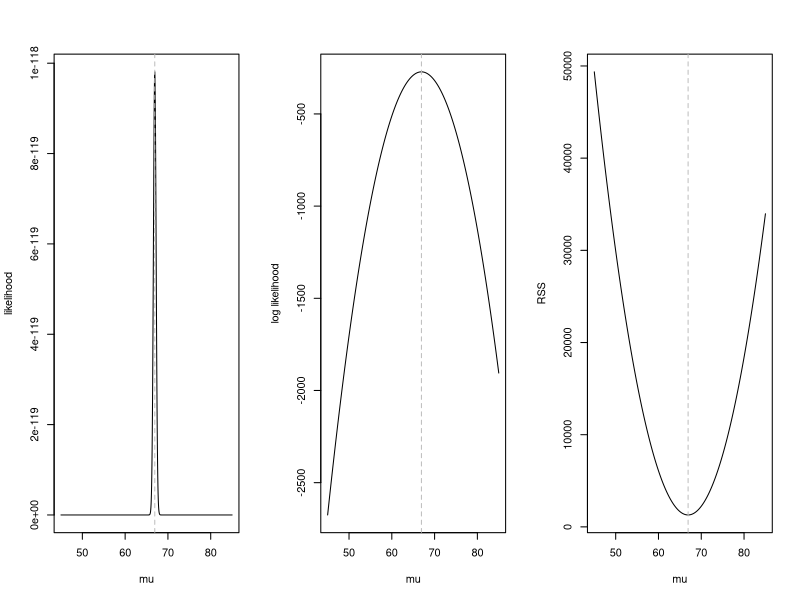
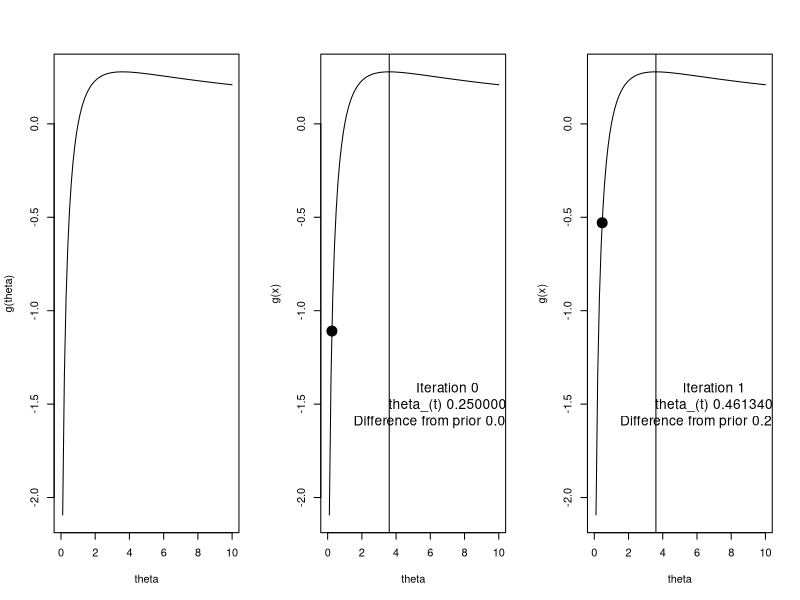
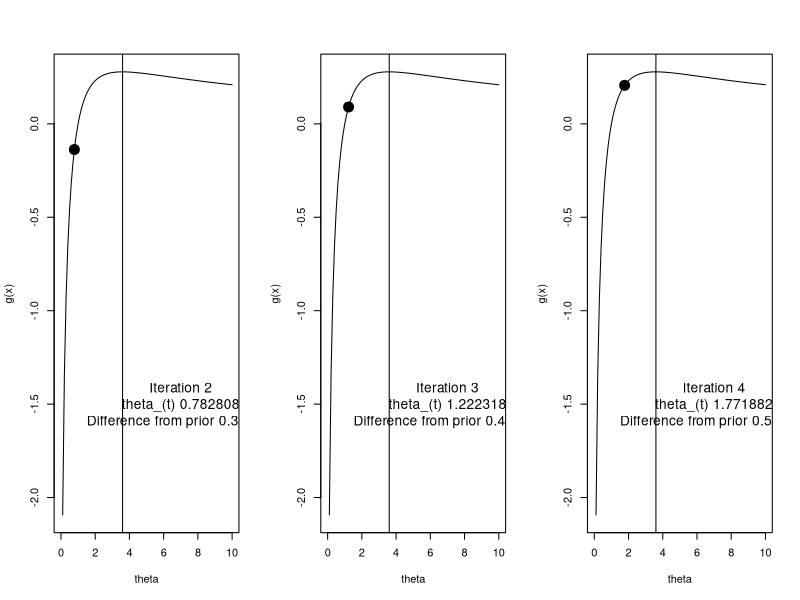
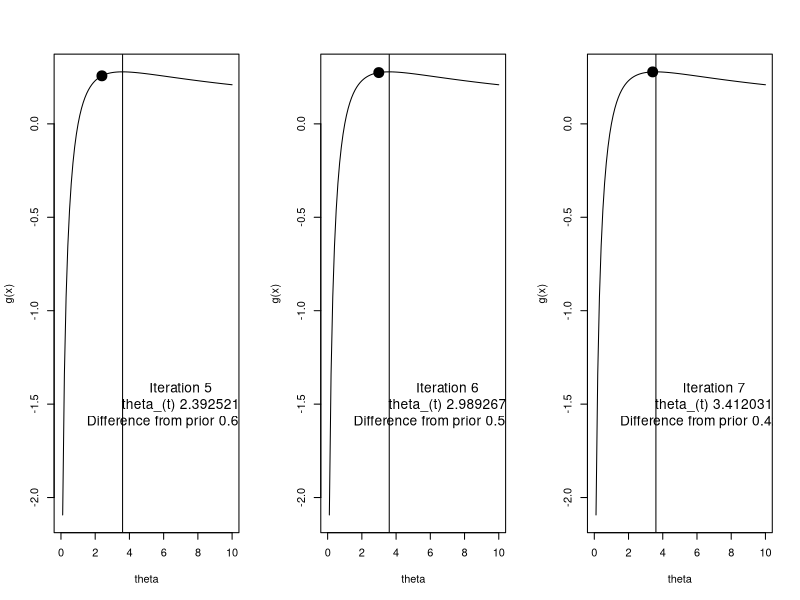
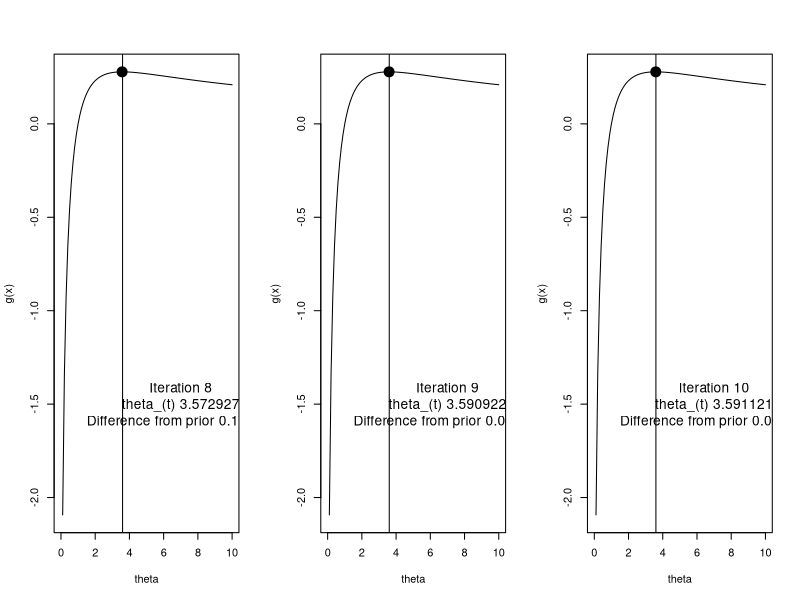
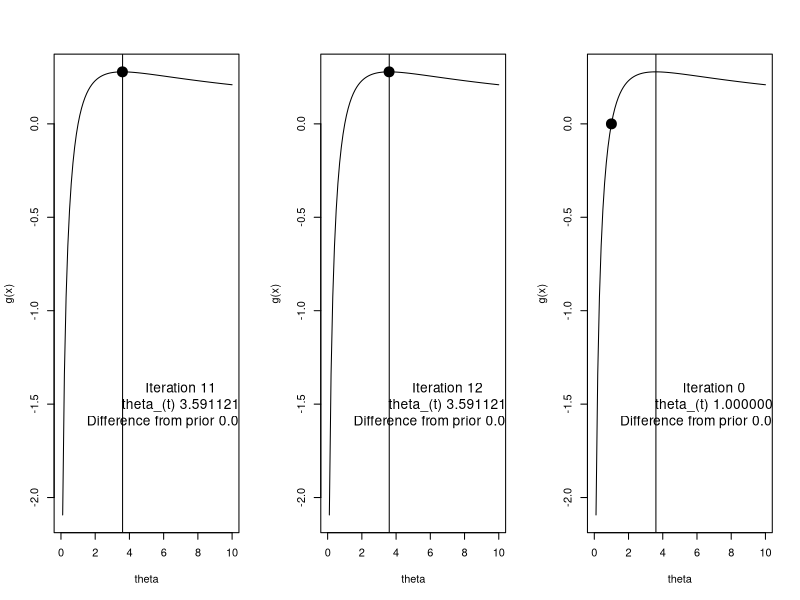
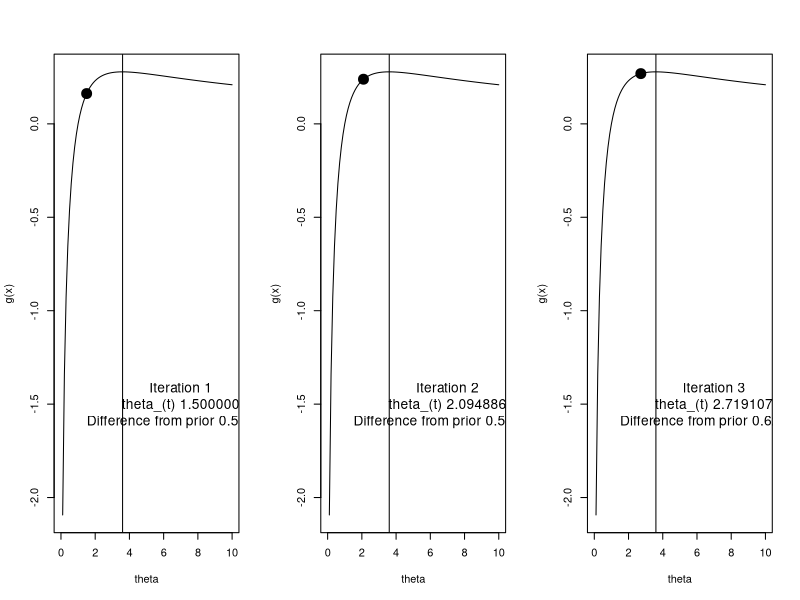
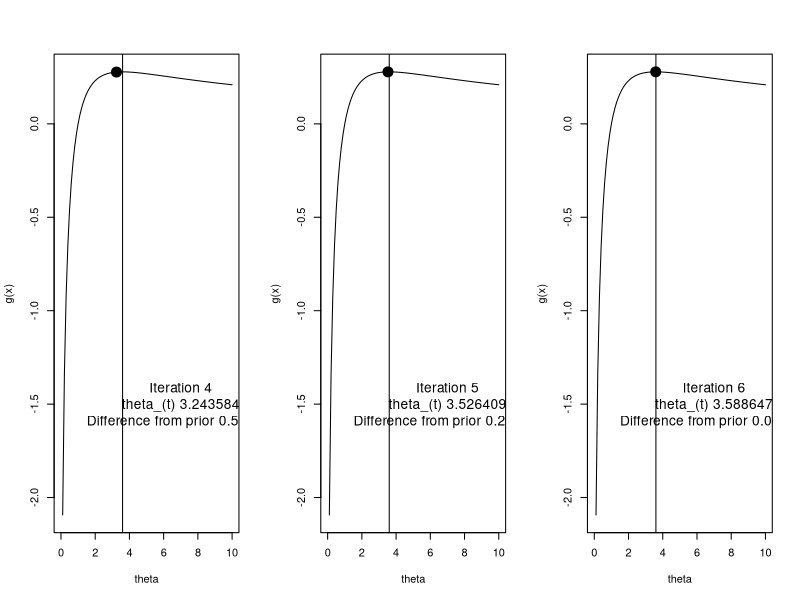

The R script that drew these images, in order:
## ---- chunk 1
knitr::opts_chunk$set(echo = TRUE)
## ---- chunk 2
## set simulation parameters
mu = 67 
sigma2 = 10
n = 100

## generate random normally distributed samples
y = rnorm(n, mu, sd = sqrt(sigma2))

## print MLE of mu, mu_hat
cat("mean of y\n")
(mean(y))

## print estimate of mu in linear model framework (intercept only model)
cat("beta_hat from intercept only linear model\n")
print(lm(y ~1)$coef)

## ---- chunk 3
## returns a vector of likelihood values over a given range of mu values
## helps for plotting later
lik = function(mu, sigma2, y){
  # create empty vector
  likelihood.vector = rep(NA, length(mu))
  
  # for each mu, calculate the likelihood value
  for(i in 1:length(likelihood.vector)){
    likelihood.vector[i] = prod(dnorm(y, mu[i], sqrt(sigma2)))
  }
  
  # return vector of likelihood values spanning range of mu
  return(likelihood.vector)
}

## define the log-likelihood function with respect to mu
loglik = function(mu, sigma2, y){
  # create empty vector  
  log.likelihood.vector = rep(NA, length(mu))
  
  # calculate log likelihood
  for(i in 1:length(log.likelihood.vector)){
    log.likelihood.vector[i] = sum(dnorm(y, mu[i], sqrt(sigma2), log = T))
  }
  
  return(log.likelihood.vector)
}

## define the residual sum of squares function with respect to mu
RSS = function(mu, sigma2, y){
  # create empty vector  
  RSS.vector = rep(NA, length(mu))
  
  # calculate log likelihood
  for(i in 1:length(RSS.vector)){
    RSS.vector[i] = sum((y - mu[i])^2)
  }
  
  return(RSS.vector)
}


## ---- chunk 4
## range of mu to plot over
range = seq(45, 85,,1000)

## arrange the two plots in 1 row, three columns
par(mfrow = c(1,3)) 

## likelihood plot
plot(range, lik(mu = range,sigma2 = sigma2, y = y), type = "l", ylab = "likelihood", xlab = "mu")
# add vertical line at the mean of y
abline(v = mean(y), lty = 2, col = "grey") 

## log likelihood plot
plot(range, loglik(mu = range,sigma2 = sigma2, y = y), type = "l", ylab = "log likelihood", xlab = "mu")
# vertical line at the mean of y
abline(v = mean(y), lty = 2, col = "grey" ) 

## RSS plot
plot(range, RSS(mu = range,sigma2 = sigma2, y = y), type = "l", ylab = "RSS", xlab = "mu")
# vertical line at the mean of y
abline(v = mean(y), lty = 2, col = "grey" ) 
## ---- chunk 5
# define function 
f1 = function(x){
  log(x)/(1+x)
}

# make a plot with this function, where the x-axis ranges from 0 to 10
plot(f1, from = 0, to = 10, ylab = "g(theta)", xlab = "theta")
## ---- chunk 6
  th = 0.25
    i = h = 0
  plot(f1, from = 0, to = 10, ylab = "g(x)", xlab = "theta")
  points(th, f1(th), pch = 19, cex = 2)
  abline(v = 3.6)
  text(x = 7, y = -1.5,labels = sprintf("Iteration %d\n theta_(t) %f \n Difference from prior %f", i, th, h), cex = 1.25)
  for(i in 1:12){
    h = ((th + 1)*(1+1/th - log(th)))/(3+4/th+1/th^2-2*log(th))
     th = th + h
     plot(f1, from = 0, to = 10, ylab = "g(x)", xlab = "theta")
     points(th, f1(th), pch = 19, cex = 2)
     abline(v = 3.6)
     text(x = 7, y = -1.5,labels = sprintf("Iteration %d\n theta_(t) %f \n Difference from prior %f", i, th, h), cex = 1.25)
  }

## ---- chunk 7
  th = 1
    i = h = 0
  plot(f1, from = 0, to = 10, ylab = "g(x)", xlab = "theta")
  points(th, f1(th), pch = 19, cex = 2)
  abline(v = 3.6)
  text(x = 7, y = -1.5,labels = sprintf("Iteration %d\n theta_(t) %f \n Difference from prior %f", i, th, h), cex = 1.25)
  for(i in 1:12){
    h = ((th + 1)*(1+1/th - log(th)))/(3+4/th+1/th^2-2*log(th))
     th = th + h
     plot(f1, from = 0, to = 10, ylab = "g(x)", xlab = "theta")
     points(th, f1(th), pch = 19, cex = 2)
     abline(v = 3.6)
     text(x = 7, y = -1.5,labels = sprintf("Iteration %d\n theta_(t) %f \n Difference from prior %f", i, th, h), cex = 1.25)
  }
## ---- chunk 8
  th = 4
  i = h = 0
  plot(f1, from = 0, to = 10, ylab = "g(x)", xlab = "theta")
  points(th, f1(th), pch = 19, cex = 2)
  abline(v = 3.6)
  text(x = 7, y = -1.5,labels = sprintf("Iteration %d\n theta_(t) %f \n Difference from prior %f", i, th, h), cex = 1.25)
     
  for(i in 1:12){
    h = ((th + 1)*(1+1/th - log(th)))/(3+4/th+1/th^2-2*log(th))
     th = th + h
     plot(f1, from = 0, to = 10, ylab = "g(x)", xlab = "theta")
     points(th, f1(th), pch = 19, cex = 2)
     abline(v = 3.6)
     text(x = 7, y = -1.5,labels = sprintf("Iteration %d\n theta_(t) %f \n Difference from prior %f", i, th, h), cex = 1.25)
  }
## ---- chunk 9
  th = 8
    i = h = 0
  plot(f1, from = 0, to = 10, ylab = "g(x)", xlab = "theta")
  points(th, f1(th), pch = 19, cex = 2)
  abline(v = 3.6)
  text(x = 7, y = -1.5,labels = sprintf("Iteration %d\n theta_(t) %f \n Difference from prior %f", i, th, h), cex = 1.25)
  for(i in 1:12){
    h = ((th + 1)*(1+1/th - log(th)))/(3+4/th+1/th^2-2*log(th))
     th = th + h
     plot(f1, from = 0, to = 10, ylab = "g(x)", xlab = "theta")
     points(th, f1(th), pch = 19, cex = 2)
     abline(v = 3.6)
     text(x = 7, y = -1.5,labels = sprintf("Iteration %d\n theta_(t) %f \n Difference from prior %f", i, th, h), cex = 1.25)
  }
## ---- chunk 10
# generate 100 poisson(10) samples
set.seed(10)
n = 100
lambda = 10
y = rpois(n, lambda)
mean(y)

## ---- chunk 11
# loglikelihood function
logLik = function(lambda, y){
  value = sum(dpois(y, lambda = lambda, log = T))
  return(value)
}

# lets write a function for the first derivative
d1 = function(lambda, y){
  first = -length(y) + sum(y)/lambda
  return(first)
}

# now the second
d2 = function(lambda, y){
  second = -sum(y)/lambda^2
  return(second)
}
## ---- chunk 12
# now lets apply NR. First lets set the tolerance and choose a starting value
# the start
tol = 10^-4
lam = 0.1
maxit = 50
iter = 0
eps = Inf
start = Sys.time()
while(eps > tol & iter < maxit){
  # save the previous value
  lam0 = lam
  
  # calculate h, the increment
  h = - d1(lambda = lam, y = y)/d2(lambda = lam, y = y)
  
  # update lambda
  lam = lam + h
  
  # update the log likelihood 
  logL = logLik(lambda = lam, y= y)
  
  # calculate the diff in lambda, could also use the log likelihood if we wanted
  eps  = abs(lam - lam0)
  
  # update the iteration number
  iter = iter + 1
  if(iter == maxit) warning("Iteration limit reached without convergence")
  
  # print out info to keep track
  cat(sprintf("Iter: %d logL: %f lam: %f h: %f eps:%f\n",iter, logL,lam, h, eps))
}
end = Sys.time()
print(end - start)
## ---- chunk 13
 
  
tol = 10^-4
lam = 0.1
maxit = 50
iter = 0
eps = Inf

range = seq(0.001,30,,1000)
plot(range,sapply(range,logLik, y = y), ylab = "logLik(lambda)", xlab = "lambda", type = 'l')
points(lam0, logLik(lam0, y = y), pch = 19, cex = 2)
abline(v = mean(y))

while(eps > tol & iter < maxit){
  # save the previous value
  lam0 = lam
  
  # calculate h, the increment
  h = - d1(lambda = lam, y = y)/d2(lambda = lam, y = y)
  
  # update lambda
  lam = lam + h
  
  # update the log likelihood 
  logL = logLik(lambda = lam, y= y)
  
  # calculate the diff, could also use the log likelihood if we wanted
  eps  = abs(lam - lam0)
  
  # update the iteration number
  iter = iter + 1
  
  plot(range,sapply(range,logLik, y = y), ylab = "logLik(lambda)", xlab = "lambda", type = 'l')
  points(lam, logLik(lam, y = y), pch = 19, cex = 2)
  abline(v = mean(y))
}
## ---- chunk 14
# now lets apply FS using same framework as before
# the start
tol = 10^-4
lam = 0.1
maxit = 50
iter = 0
eps = Inf

start = Sys.time()
while(eps > tol & iter < maxit){
  # save the previous value
  lam0 = lam
  
  # calculate h, the increment
  h = -d1(lambda = lam, y = y)/(-n/lam)
  
  # update lambda
  lam = lam + h
  
  # lambda cant be less than or equal to 0, so put a check for this
  if(lam <= 0) stop("lambda leq 0")
  
  # update the log likelihood 
  logL = logLik(lambda = lam, y= y)
  
  # calculate the diff, could also use the log likelihood if we wanted
  eps  = abs(lam - lam0)
  
  # update the iteration number
  iter = iter + 1
  if(iter == maxit) warning("Iteration limit reached without convergence")
  
  # print out info to keep track
  cat(sprintf("Iter: %d logL: %f lam: %f h: %f eps:%f\n",iter, logL,lam, h, eps))
}
end = Sys.time()
print(end - start)
## ---- chunk 15
# 100 samples
n = 100

# create X from two normally distributed predictors, assume intercept
x1 = rnorm(100)
x2 = rnorm(100)
X = model.matrix(~1+x1+x2)

# pick beta
beta = c(1, 1, 1)

# simulate samples
lambda = exp(X%*%beta) 
y = rpois(n, lambda)
## ---- chunk 16
data.matrix = cbind(log(y+1), x1, x2)
pairs(data.matrix)
## ---- chunk 17
# loglikelihood function
logLik.reg = function(beta, y, X){
  lambda_hat = exp(X%*%beta)
  value = sum(dpois(y, lambda = lambda_hat, log = T))
  return(value)
}

# lets write a function for the first derivative
d1.reg = function(beta, y, X){
  lambda_hat = exp(X %*% beta)
  r = y - lambda_hat
  first = matrix(0, ncol = 1, nrow = ncol(X))
  for(i in 1:length(y)) first =  first + r[i]*X[i,] # also can be done with colSums(sweep(X,MARGIN=2,r,`*`))
  return(first)
}

# now the second
d2.reg = function(beta, y, X){
  lambda_hat = exp(X %*% beta)
  second = 0 
  for(i in 1:length(y)) second =  second + -lambda_hat[i]*X[i,] %*% t(X[i,])
  return(second)
}
## ---- chunk 18
# the start
tol = 10^-4
beta = c(log(mean(y)),0,0) # multivariate now
maxit = 50
iter = 0
eps = Inf

# given this, the result below will be the same as NR
start = Sys.time()
while(eps > tol & iter < maxit){
  # save the previous value
  beta0 = beta
  
  # calculate h, the increment
  h = -solve(d2.reg(beta = beta, y = y, X = X)) %*% d1.reg(beta = beta, y = y, X = X)
  
  # update lambda
  beta = beta + h
  
  # update the log likelihood 
  logL = logLik(lambda = exp(X%*%beta), y= y)
  
  # calculate the euclidean distance, could also use the log likelihood if we wanted
  eps  = sqrt(sum((beta - beta0)^2))
  
  # update the iteration number
  iter = iter + 1
  if(iter == maxit) warning("Iteration limit reached without convergence")
  
  # print out info to keep track
  cat(sprintf("Iter: %d logL: %.2f beta0: %.3f beta1: %.3f beta2: %.3f eps:%f\n",iter, logL,beta[1],beta[2],beta[3],eps))
}
end = Sys.time()
print(end - start)
## ---- chunk 19
print(beta)
print(glm(y ~ X -1, family = poisson()))
## ---- chunk 20
# the start
tol = 10^-4
beta = c(log(mean(y)),0,0) # multivariate now
maxit = 50
iter = 0
eps = Inf

# given this, the result below will be the same as NR
start = Sys.time()
while(eps > tol & iter < maxit){
  # save the previous value
  beta0 = beta
  
  # set up  values
  eta_t = X %*% beta0
  e = exp(-eta_t)*(y - exp(eta_t))
  w = exp(eta_t)
  W = diag(as.vector(w))
  z = eta_t + e # since us
  
  # solve for beta(t+1)
  beta = solve(t(X) %*% W %*% X)%*% t(X)%*%W %*% z
  
  # update the log likelihood 
  eta_t1 = X%*%beta
  logL = logLik(lambda = exp(eta_t1), y= y)
  
  # calculate the euclidean distance, could also use the log likelihood if we wanted
  eps  = sqrt(sum((beta - beta0)^2))
  
  # update the iteration number
  iter = iter + 1
  if(iter == maxit) warning("Iteration limit reached without convergence")
  
  # print out info to keep track
  cat(sprintf("Iter: %d logL: %.2f beta0: %.3f beta1: %.3f beta2: %.3f eps:%f\n",iter, logL,beta[1],beta[2],beta[3],eps))
}
end = Sys.time()
print(beta)
print(end - start)

## ---- chunk 21
# load the optimx librar
library(optimx)
start = Sys.time()
fit = optimx(
  par = c(log(mean(y)),0,0), # initial values for the parameters. 
  fn = function(x, X, y){logLik.reg(beta = x,X = X, y= y)}, # log likelihood
  gr = function(x, X, y){d1.reg(beta = x,X = X, y= y)}, # gradient/1st derivative
  method = "BFGS",
  y = y,
  X = X,
  #itmax = maxit, # max number of iterations
  control = list(
              trace = 0, # higher number print more detailed output
              maximize = T, # default is to minimize
              abstol= tol
              # parscale = vector of scaling values to correct for scale differencs in parameters.  Should be the same length as the num of parmaters
              )
)
end = Sys.time()
print(end - start)
print(fit)  
## ---- chunk 22
# the start
tol = 10^-6
beta = c(log(mean(y)),0,0) # multivariate now
maxit = 10000
iter = 0
alpha = 0.0001
eps = Inf

# given this, the result below will be the same as NR
start = Sys.time()
while(eps > tol & iter < maxit){
  # save the previous value
  beta0 = beta
  
  # calculate h, the increment
  h =  alpha*d1.reg(beta = beta, y = y, X = X)
  
  # update lambda
  beta = beta + h
  
  # update the log likelihood 
  logL = logLik(lambda = exp(X%*%beta), y= y)
  
  # calculate the euclidean distance, could also use the log likelihood if we wanted
  eps  = sqrt(sum((beta - beta0)^2))
  
  # update the iteration number
  iter = iter + 1
  if(iter == maxit) warning("Iteration limit reached without convergence")
  
  # print out info to keep track
  if(floor(iter/20) == ceiling(iter/20)) cat(sprintf("Iter: %d logL: %.2f beta0: %.3f beta1: %.3f beta2: %.3f eps:%f\n",iter, logL,beta[1],beta[2],beta[3],eps))
}
end = Sys.time()
print(end - start)
## ---- chunk 23
# the start
tol = 10^-6 # lowered threshold to protect against random convergence
beta = c(log(mean(y)),0,0) # multivariate now
maxit = 50000 # increased iteration limit
iter = 0
alpha = 0.00001
subsample.size = 10
eps = Inf
epscount = 0

# given this, the result below will be the same as NR
start = Sys.time()
while(eps > tol & iter < maxit & epscount <2){
  # save the previous value
  beta0 = beta
  
  # take subsample
  index = sample(1:n,size = subsample.size,replace = T)
  
  # calculate h, the increment
  h =  alpha*d1.reg(beta = beta, y = y[index], X = X[index,])
  
  # update lambda
  beta = beta + h
  
  # update the log likelihood 
  logL = logLik(lambda = exp(X%*%beta), y= y)
  
  # calculate the euclidean distance, could also use the log likelihood if we wanted
  eps  = sqrt(sum((beta - beta0)^2))
  if(eps < tol) epscount = epscount+1
  
  # update the iteration number
  iter = iter + 1
  if(iter == maxit) warning("Iteration limit reached without convergence")
  
  # print out info to keep track
  if(floor(iter/1000) == ceiling(iter/1000)) cat(sprintf("Iter: %d logL: %.2f beta0: %.3f beta1: %.3f beta2: %.3f eps:%f\n",iter, logL,beta[1],beta[2],beta[3],eps))
}
end = Sys.time()
print(end - start)
## ---- chunk 24
# load the optimx librar
library(optimx)
start = Sys.time()
fit = optimx(
  par = c(log(mean(y)),0,0), # initial values for the parameters. 
  fn = function(x, X, y){logLik.reg(beta = x,X = X, y= y)}, # log likelihood
  gr = function(x, X, y){d1.reg(beta = x,X = X, y= y)}, # gradient/1st derivative
  method = "Nelder-Mead",
  y = y,
  X = X,
  #itmax = maxit, # max number of iterations
  control = list(
              trace = 0, # higher number print more detailed output
              maximize = T, # default is to minimize
              abstol= tol
              # parscale = vector of scaling values to correct for scale differencs in parameters.  Should be the same length as the num of parmaters
              )
)
end = Sys.time()
print(end - start)
print(fit)  
